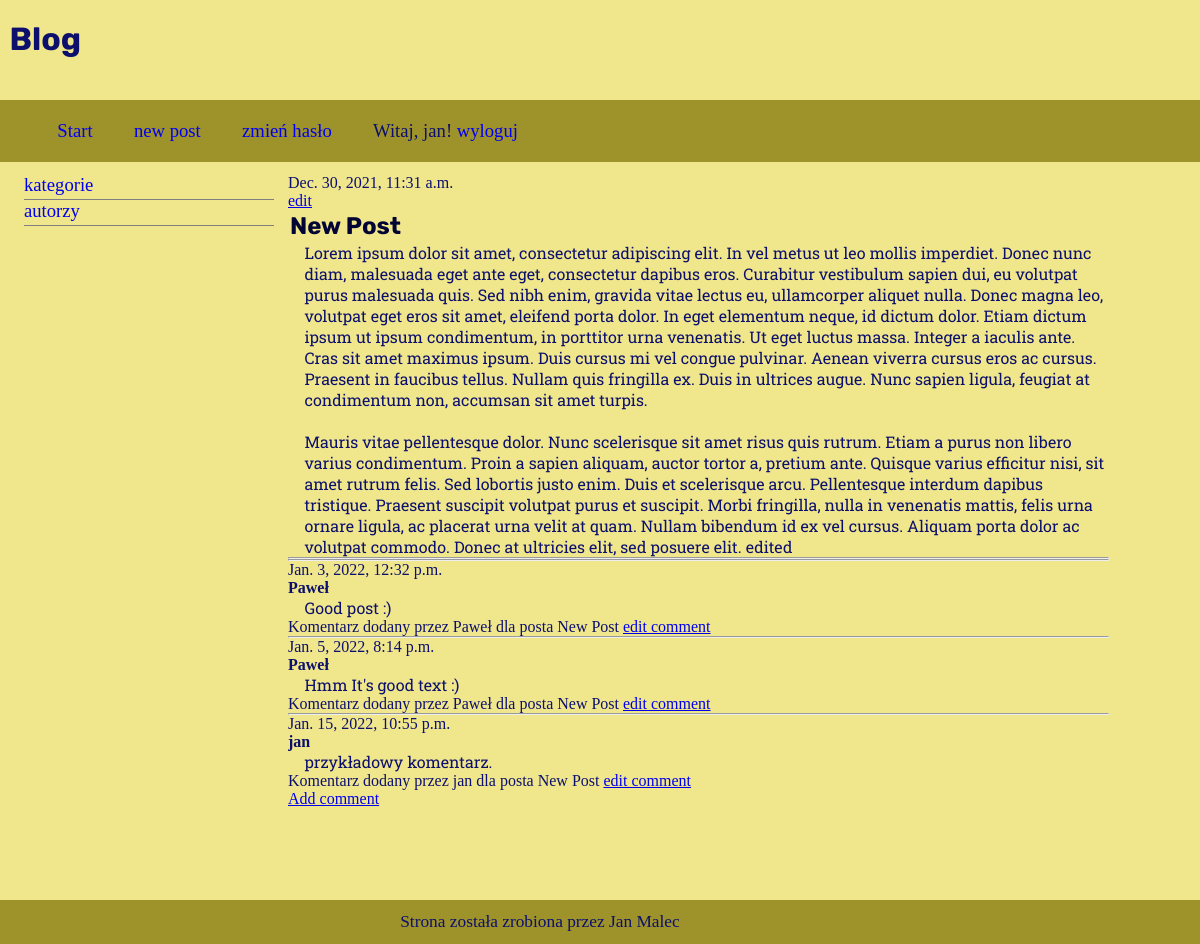
The app's page /post/1/ (signed in) with its own data.
### blog/models.py (models this page shows, shortened)
class Post(models.Model):
    author = models.ForeignKey('auth.User', on_delete=models.CASCADE)
    title = models.CharField(max_length=200)
    text = models.TextField()
    created_date = models.DateTimeField(
            default=timezone.now)
    published_date = models.DateTimeField(
            blank=True, null=True)
    tags = TaggableManager()
    def __str__(self):
        return self.title

class Comments(models.Model):
    post = models.ForeignKey('Post', on_delete=models.CASCADE, related_name='comments')
    author = models.ForeignKey('auth.User', on_delete=models.CASCADE)
    email = models.EmailField()
    text = models.TextField()
    created_date = models.DateTimeField(default=timezone.now)
    updated_date = models.DateTimeField(auto_now = True)
    active = models.BooleanField( default = True)
    def __str__(self):
        return 'Komentarz dodany przez {} dla posta {}'.format(self.author, self.post)

### blog/views.py (the view)
# urls.py: path('post/<int:pk>/', views.post_detail, name='post_detail'),
def post_detail(request, pk):
    post = get_object_or_404(Post, pk=pk)
    Post.objects.get(pk=pk)
    return render(request, 'blog/post_detail.html', {'post':post})

### blog/templates/blog/post_detail.html (shortened to what this page needs)
{% extends 'blog/base.html' %}
{% block content %}
    {% if post.published_date %}
<div class="date">
    {{ post.published_date }}
</div>
{% endif %}
{% if user.is_authenticated %}
<a class="btn btn-default" href="{% url 'post_edit' pk=post.pk %}">edit</a>
{% endif %}
<h2>{{ post.title }}</h2>
<p>{{ post.text|linebreaksbr }}</p>
<hr>
{% for comment in post.comments.all %}
    <div class="comment"><hr>
        <div class="date">{{ comment.created_date }}</div>
        <strong>{{ comment.author }}</strong>
        <p>{{ comment.text|linebreaks }}</p>
    </div>
    {{comment}}
    <a class="btn btn-default" href="{% url 'comment_edit' pk=comment.post.pk %}">edit comment</a>
{% empty %}
    <p>Brak komentarzy :(</p>
{% endfor %}
{% if user.is_authenticated %}
<a class="button-default" href="{% url 'add_comment_to_post' pk=post.pk %}">Add comment</a>
{% endif %}
{% endblock %}

### blog/templates/blog/base.html (shortened to what this page needs)
{% load static %}
<!DOCTYPE html>
<head>
    <link rel="stylesheet" href="{% static 'css/main.css' %}" >
    <link rel="stylesheet" href="{% static 'css/style.css' %}" >
</head>
<body>
<header>
    <h1>Blog</h1>
</header>
<nav class="sticky">
    <ul>
        <li><a href="/">Start</a></li>
        {% if user.is_authenticated %}
        <li><a href="{% url 'post_new' %}" >new post</a></li>
        {% else %}
        <li><a href="{% url 'login' %}">zaloguj</a></li>
        {% endif %}
        {% if user.is_authenticated %}
        <li><a href="{% url 'password_change' %}">zmień hasło</a></li>
        <li>Witaj, {{ request.user }}!
            <a href="{% url 'logout' %}">wyloguj</a></li>
        {% endif %}
    </ul>
</nav>
<aside>
    <ul>
        <li><a href="#kategorie">kategorie</a></li>
        <li><a href="#autorzy">autorzy</a></li>
    </ul>
</aside>
<main>
    <section>
        {% block content %}
        {% endblock %}
    </section>
</main>
<footer> Strona została zrobiona przez Jan Malec </footer>
</body>
</html>

### blog/static/css/main.css (style rules this page uses)
* { margin: 0px; padding: 0px; }
body { background-color: rgb(240,230,140); color: #0C106C; }
header { display: inline-flex; width: 100px; height: 100px; }
header h1 { width: 20px; padding-top: 20%; font-family: 'Rubik', sans-serif; margin-left: 0.3em; }
nav { background-color: #9E922A; height: 5%; padding-top: 1%; padding-bottom: 1%; padding-right:5%; width: auto; }
nav.sticky { position: sticky; top:0; padding:20px; }
nav li { display: inline-block; padding-left: 2em; font-size: 14pt; }
nav li { list-style-type: none; }
nav li a { text-decoration: none; }
aside { float: left; width:20%; padding-top: 1%; margin-left: 2%; font-family: 'EB Garamond', serif; overflow:unset; }
aside li { height: 25px; list-style:none; border-bottom: gray solid 1px; width: 250px; font-size: 14pt; }
aside li a { text-decoration: none; }
main { float: left; width:76%; padding-top: 1%; padding-left: 2%; padding-bottom: 5%; }
main section { margin-right: 10%; overflow-x: auto; padding-bottom: 2em; }
main section h2 { margin: 2px; font-family: 'Rubik', sans-serif; color: #020434; }
main section p { padding-left: 2%; font-family: 'Roboto Slab', serif; }
footer { background-color: #9E922A; height: 5%; padding-top: 1%; padding-bottom: 1%; padding-right:10%; clear: both; text-align: center; font-size: 13pt; position: relative; }

### records on screen
Post: published_date "Dec. 30, 2021, 11:31 a.m.", title "New Post", text "Lorem ipsum dolor sit amet, consectetur adipiscing elit. In vel metus ut leo mollis imperdiet. Donec nunc diam, malesuada eget ante eget, consectetur dapibus eros. Curabitur vestibulum sapien dui, eu volutpat purus malesuada quis. Sed nibh enim, gravida vitae lectus eu, ullamcorper aliquet nulla. Donec magna leo, volutpat eget eros sit amet, eleifend porta dolor. In eget elementum neque, id dictum dolor. Etiam dictum ipsum ut ipsum condimentum, in porttitor urna venenatis. Ut eget luctus massa. Integer a iaculis ante. Cras sit amet maximus ipsum. Duis cursus mi vel congue pulvinar. Aenean viverra cursus eros ac cursus. Praesent in faucibus tellus. Nullam quis fringilla ex. Duis in ultrices…"
Comments: created_date "Jan. 3, 2022, 12:32 p.m.", author "Paweł", text "Good post :)", author+post "Komentarz dodany przez Paweł dla posta New Post"
Comments: created_date "Jan. 5, 2022, 8:14 p.m.", author "Paweł", text "Hmm It's good text :)", author+post "Komentarz dodany przez Paweł dla posta New Post"
Comments: created_date "Jan. 15, 2022, 10:55 p.m.", author "jan", text "przykładowy komentarz.", author+post "Komentarz dodany przez jan dla posta New Post"

### other values on screen
{{ request.user }} "jan"
